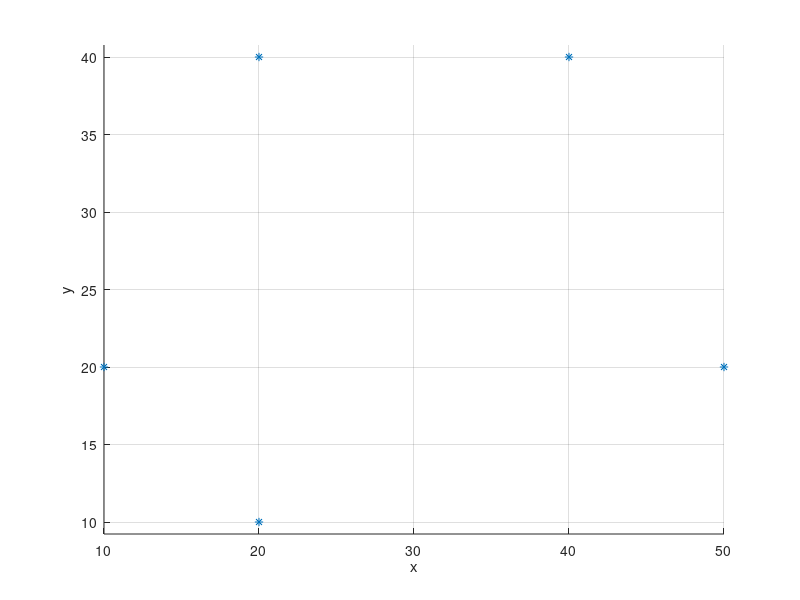

Write the MATLAB code that produced this figure. (Note: this script raises an error after producing the figure.)
clear;
hold on;
axis equal;
grid on;

xlabel('x');
ylabel('y');
zlabel('z');
%% Negyedfoku polinomialis görbe
Px = [ 10 20 40 50 20];
Py = [ 20 40 40 20 10];
plot(Px, Py, '*');
syms t
t0= 0; t1 = 1; t2 = 2; t3 = 3; t4 = 4;

syms a4 a3 a2 a1 a0
x(t) = a4*t^4 + a3*t^3 + a2*t^2 + a1*t + a0;
ex = [x(t0) == Px(1), x(t1) == Px(2), x(t2) == Px(3), x(t3) == Px(4), x(t4) == Px(5)];
mx = solve(ex, [a4 a3 a2 a1 a0]);
cx(t) = subs(x, [a4 a3 a2 a1 a0], [mx.a4 mx.a3 mx.a2 mx.a1 mx.a0]);

syms b4 b3 b2 b1 b0
y(t) = b4*t^4 + b3*t^3 + b2*t^2 + b1*t + b0;
ey = [y(t0) == Py(1), y(t1) == Py(2), y(t2) == Py(3), y(t3) == Py(4), y(t4) == Py(5)];
my = solve(ey, [b4 b3 b2 b1 b0]);
cy(t) = subs(y, [b4 b3 b2 b1 b0], [my.b4 my.b3 my.b2 my.b1 my.b0]);

fplot(cx(t), cy(t), [t0 t4]);

t5 = 0.5;

cxd(t) = diff(cx, t);
cyd(t) = diff(cy, t);

v = [ cxd(t5), cyd(t5)];
quiver(cx(t5), cy(t5), v(1), v(2));


grid off;